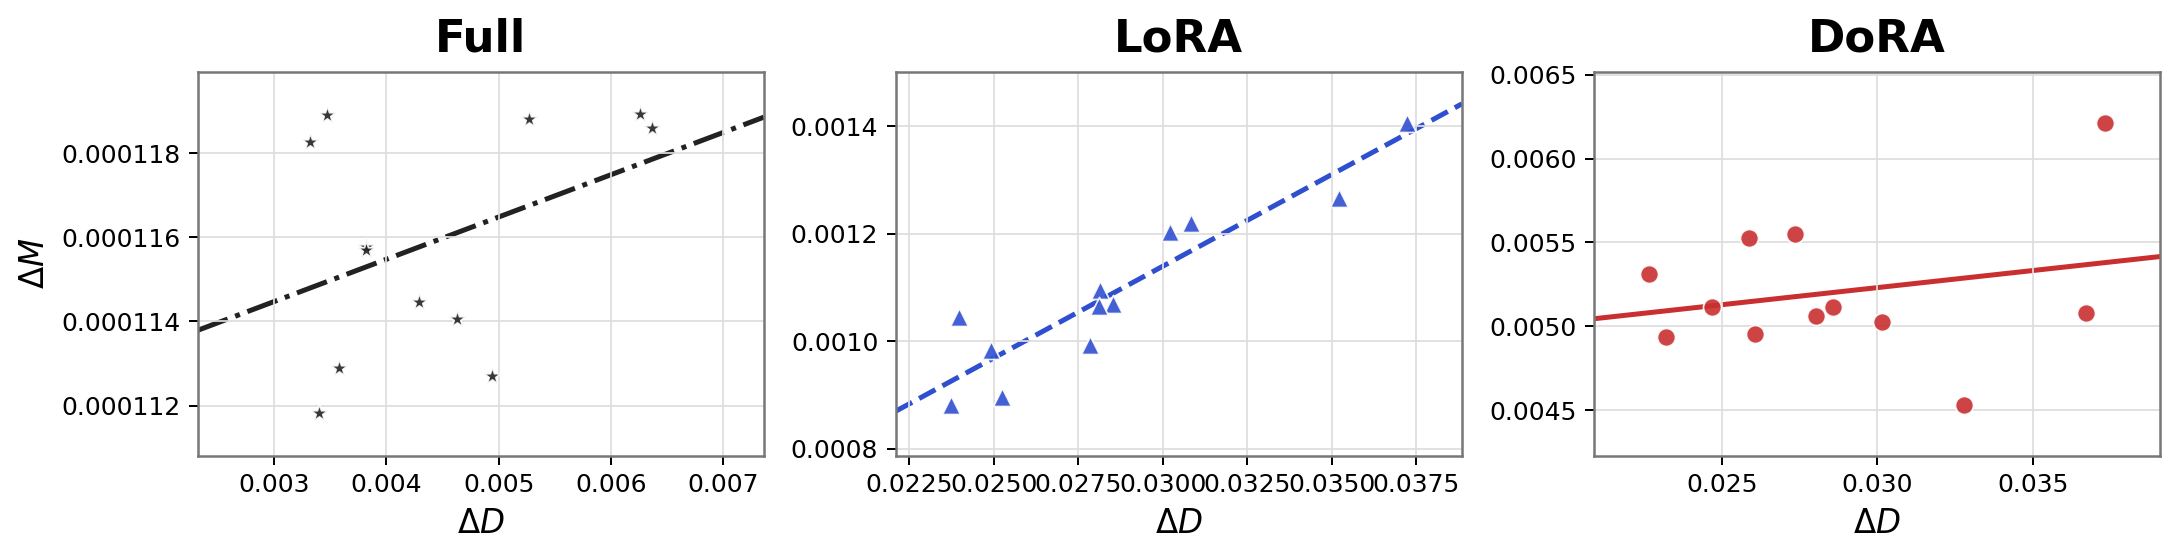

Write Python code to recreate this figure.
#!/usr/bin/env python3
"""Generate paper-style adapter Delta M vs. Delta D scatter plots."""

import json
import os
from pathlib import Path

import numpy as np
import pandas as pd
import torch
from safetensors.torch import load_file

ROOT = Path(__file__).resolve().parent
os.environ.setdefault("MPLCONFIGDIR", "/tmp/dora-matplotlib-cache")
os.environ.setdefault("HF_HUB_OFFLINE", "1")
os.environ.setdefault("TRANSFORMERS_OFFLINE", "1")
import matplotlib.pyplot as plt
from transformers import AutoModelForSequenceClassification


RESULTS_ROOT = ROOT.parent / "results"
BASE_MODEL_NAME = "FacebookAI/roberta-base"
ADAPTER_RUNS = {
    "DoRA": {
        "path": ROOT / "dora_adapter.pt",
        "state_key": "dora_state",
    },
    "LoRA": {
        "path": ROOT / "lora_adapter.pt",
        "state_key": "lora_state",
    },
}
FULL_MODEL_PATH = RESULTS_ROOT / "glue_mrpc_roberta_full" / "full_model" / "model.safetensors"
DATA_PATH = ROOT / "polar_scatter_data.csv"
PNG_PATH = ROOT / "polar_scatter.png"
PDF_PATH = ROOT / "polar_scatter_mpl.pdf"
TEX_PATH = ROOT / "polar_scatter.tex"
TARGET_SUFFIXES = ("value",)
EPS = 1e-8
METHOD_STYLES = {
    "Full": {
        "color": "#222222",
        "marker": "*",
        "label": "Full",
        "zorder": 4,
        "tikz": "black",
        "tikz_mark": "star",
        "line_style": "-.",
    },
    "LoRA": {
        "color": "#2f4fd0",
        "marker": "^",
        "label": "LoRA",
        "zorder": 2,
        "tikz": "blue!70!black",
        "tikz_mark": "triangle*",
        "line_style": "--",
    },
    "DoRA": {
        "color": "#c92f2f",
        "marker": "o",
        "label": "DoRA",
        "zorder": 3,
        "tikz": "red!75!black",
        "tikz_mark": "*",
        "line_style": "-",
    },
}


def decompose(weight: torch.Tensor) -> tuple[torch.Tensor, torch.Tensor]:
    weight = weight.detach().float()
    magnitude = torch.linalg.norm(weight, dim=1).clamp_min(EPS)
    direction = weight / magnitude.unsqueeze(1)
    return magnitude, direction


def layer_deltas(base_weight: torch.Tensor, effective_weight: torch.Tensor) -> tuple[float, float]:
    m0, d0 = decompose(base_weight)
    m1, d1 = decompose(effective_weight)
    delta_m = torch.linalg.norm(m1 - m0) / torch.linalg.norm(m0).clamp_min(EPS)
    delta_d = torch.linalg.norm(d1 - d0) / torch.linalg.norm(d0).clamp_min(EPS)
    return float(delta_d.item()), float(delta_m.item())


def load_run_hparams(run: dict, adapter_obj: dict, layer: str) -> tuple[float, float]:
    if "config" in adapter_obj and layer in adapter_obj["config"]:
        config = adapter_obj["config"][layer]
        return float(config["rank"]), float(config["alpha"])

    return 8.0, 16.0


def load_base_model():
    return AutoModelForSequenceClassification.from_pretrained(
        BASE_MODEL_NAME,
        num_labels=2,
        ignore_mismatched_sizes=True,
        local_files_only=True,
    )


def load_adapter_stats(method: str, run: dict, base_model) -> list[dict]:
    adapter_path = run["path"]
    if not adapter_path.exists():
        raise FileNotFoundError(f"missing adapter file for {method}: {adapter_path}")

    adapter_obj = torch.load(adapter_path, map_location="cpu")
    adapter_state = adapter_obj[run["state_key"]]
    rows = []

    for layer, state in adapter_state.items():
        if TARGET_SUFFIXES and not layer.endswith(TARGET_SUFFIXES):
            continue

        base_module = base_model.get_submodule(layer)
        base_weight = base_module.weight.detach().float()
        rank, alpha = load_run_hparams(run, adapter_obj, layer)
        scaling = alpha / rank
        lora_update = state["lora_B"].float() @ state["lora_A"].float()
        direction_weight = base_weight + scaling * lora_update

        if method == "DoRA":
            _, direction = decompose(direction_weight)
            effective_weight = state["magnitude"].float().unsqueeze(1) * direction
        else:
            effective_weight = direction_weight

        delta_d, delta_m = layer_deltas(base_weight, effective_weight)
        rows.append(
            {
                "method": method,
                "layer": layer,
                "delta_d": delta_d,
                "delta_m": delta_m,
            }
        )

    return rows


def load_full_stats(base_model, layers: list[str]) -> list[dict]:
    if not FULL_MODEL_PATH.exists():
        raise FileNotFoundError(
            "missing full fine-tuned model weights: "
            f"{FULL_MODEL_PATH}\n"
            "Download or copy the MRPC full fine-tuned model.safetensors there. "
            f"Do not use {BASE_MODEL_NAME}'s base model.safetensors as a substitute."
        )

    full_state = load_file(str(FULL_MODEL_PATH), device="cpu")
    rows = []
    for layer in layers:
        weight_key = f"{layer}.weight"
        if weight_key not in full_state:
            raise KeyError(f"{FULL_MODEL_PATH} does not contain {weight_key}")

        base_weight = base_model.get_submodule(layer).weight.detach().float()
        full_weight = full_state[weight_key].float()
        delta_d, delta_m = layer_deltas(base_weight, full_weight)
        rows.append(
            {
                "method": "Full",
                "layer": layer,
                "delta_d": delta_d,
                "delta_m": delta_m,
            }
        )
    return rows


def build_dataframe() -> pd.DataFrame:
    base_model = load_base_model()
    rows = []
    # LoRA/DoRA deltas are computed from Hugging Face base weights plus adapter weights.
    for method, run in ADAPTER_RUNS.items():
        rows.extend(load_adapter_stats(method, run, base_model))
    layers = sorted({row["layer"] for row in rows})
    rows.extend(load_full_stats(base_model, layers))
    df = pd.DataFrame(rows)
    df.to_csv(DATA_PATH, index=False)
    return df


def coordinates(df: pd.DataFrame, method: str) -> str:
    pairs = []
    for row in df[df["method"] == method].itertuples(index=False):
        pairs.append(f"({row.delta_d:.6f},{row.delta_m:.6f})")
    return "\n    ".join(pairs)


def fit_line(group: pd.DataFrame) -> tuple[float, float]:
    if len(group) < 2:
        return 0.0, float(group["delta_m"].iloc[0]) if len(group) else 0.0
    slope, intercept = np.polyfit(group["delta_d"], group["delta_m"], 1)
    return float(slope), float(intercept)


def axis_limits(df: pd.DataFrame, y_pad_fraction: float = 0.18) -> tuple[float, float, float, float]:
    x_min = float(df["delta_d"].min())
    x_max = float(df["delta_d"].max())
    y_min = float(df["delta_m"].min())
    y_max = float(df["delta_m"].max())
    x_pad = max((x_max - x_min) * 0.12, 0.001)
    y_pad = max((y_max - y_min) * y_pad_fraction, 0.000001)
    return x_min - x_pad, x_max + x_pad, max(0.0, y_min - y_pad), y_max + y_pad


def write_tikz(df: pd.DataFrame) -> None:
    panels = []
    for method in METHOD_STYLES:
        group = df[df["method"] == method]
        if group.empty:
            continue
        style = METHOD_STYLES[method]
        xmin, xmax, ymin, ymax = axis_limits(group, 0.08 if method == "Full" else 0.18)
        slope, intercept = fit_line(group)
        dash = "dashed" if style["line_style"] == "--" else "dashdotted" if style["line_style"] == "-." else "solid"
        ylabel = r"ylabel={{$\Delta M$}}," if method == "Full" else "ylabel={},"
        panels.append(
            rf"""\nextgroupplot[
    title={{{style['label']}}},
    title style={{font=\Large\bfseries, yshift=4pt}},
    xlabel={{$\Delta D$}},
    {ylabel}
    xmin={xmin:.4f},
    xmax={xmax:.4f},
    ymin={ymin:.4f},
    ymax={ymax:.4f},
]
\addplot[{style['tikz']}, thick, {dash}, forget plot] coordinates {{
    ({xmin:.4f},{slope * xmin + intercept:.6f})
    ({xmax:.4f},{slope * xmax + intercept:.6f})
}};
\addplot[
    only marks,
    mark={style['tikz_mark']},
    mark size=2.7pt,
    {style['tikz']},
    fill={style['tikz']},
    opacity=0.85,
] coordinates {{
    {coordinates(df, method)}
}};
"""
        )
    TEX_PATH.write_text(
        rf"""\documentclass[border=8pt]{{standalone}}

\usepackage{{pgfplots}}
\usepgfplotslibrary{{groupplots}}
\pgfplotsset{{compat=1.18}}

\begin{{document}}
\begin{{tikzpicture}}
\begin{{groupplot}}[
    group style={{group size=3 by 1, horizontal sep=0.42in}},
    width=3.05in,
    height=2.55in,
    xticklabel style={{font=\small}},
    yticklabel style={{font=\small}},
    grid=major,
    major grid style={{draw=black!12}},
    axis line style={{draw=black!55}},
    label style={{font=\large}},
]

{chr(10).join(panels)}

\end{{groupplot}}
\end{{tikzpicture}}
\end{{document}}
""",
        encoding="utf-8",
    )


def main() -> None:
    df = build_dataframe()

    fig, axes = plt.subplots(1, 3, figsize=(12.2, 3.2), dpi=180)

    for ax, method in zip(axes, METHOD_STYLES):
        group = df[df["method"] == method]
        if group.empty:
            continue
        style = METHOD_STYLES[method]
        xmin, xmax, ymin, ymax = axis_limits(group, 0.08 if method == "Full" else 0.18)
        slope, intercept = fit_line(group)
        ax.plot(
            [xmin, xmax],
            [slope * xmin + intercept, slope * xmax + intercept],
            color=style["color"],
            linestyle=style["line_style"],
            linewidth=2.0,
            zorder=1,
        )
        ax.scatter(
            group["delta_d"].to_numpy(),
            group["delta_m"].to_numpy(),
            s=52,
            alpha=0.9,
            linewidth=0.7,
            edgecolor="white",
            color=style["color"],
            marker=style["marker"],
            label=style["label"],
            zorder=style["zorder"],
        )

        ax.set_title(style["label"], fontsize=18, fontweight="bold", pad=8)
        ax.set_xlim(xmin, xmax)
        ax.set_ylim(ymin, ymax)
        ax.set_xlabel(r"$\Delta D$", fontsize=13)
        if method == "Full":
            ax.set_ylabel(r"$\Delta M$", fontsize=13)
        ax.grid(True, color="#dddddd", linewidth=0.7)
        for spine in ax.spines.values():
            spine.set_color("#777777")
            spine.set_linewidth(1.0)

    fig.tight_layout()
    fig.savefig(PNG_PATH, bbox_inches="tight")
    fig.savefig(PDF_PATH, bbox_inches="tight")
    write_tikz(df)
    print(f"wrote {DATA_PATH}")
    print(f"wrote {PNG_PATH}")
    print(f"wrote {PDF_PATH}")
    print(f"wrote {TEX_PATH}")


if __name__ == "__main__":
    main()
